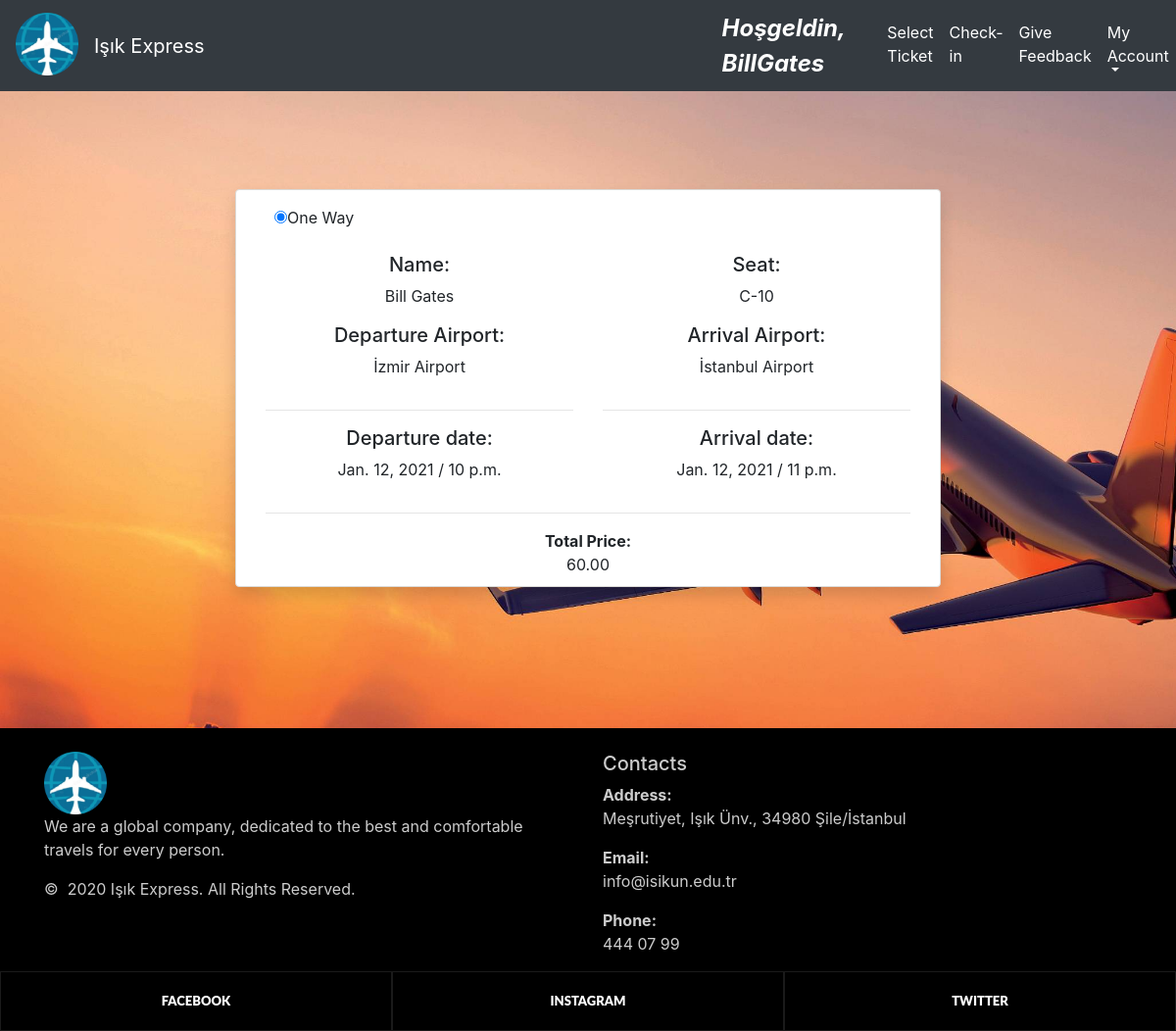
/view_ticket/1 (signed in), run on the app's committed database.
### home/models.py (models this page shows, shortened)
class Ticket(models.Model):
    trip_choice = (('o','oneway'),('r','roundtrip'),)
    trip = models.CharField(max_length=5, choices=trip_choice)
    seat = models.CharField(max_length=255,null=True)
    registereduser =models.ForeignKey(RegisteredUser,null=True,on_delete= models.CASCADE)
    ticket_class = models.CharField(max_length=255,null=True)
    flight = models.ForeignKey(Flight,null=True,on_delete=models.CASCADE)
    ticket_price = models.DecimalField(max_digits=10, decimal_places=2, null=True)
    created_at = models.CharField(max_length=255,null=True)
    is_approval = models.CharField(max_length=1, null=True)
    is_checkin = models.BooleanField(null=True, blank=True)

class Flight(models.Model):
    pnr=models.CharField(max_length=10, null=True)
    departure_time = models.DateField(auto_now_add=False, auto_now=False, null=True)
    arrival_time = models.DateField(auto_now_add=False, auto_now=False, null=True)
    departure_hour=models.TimeField(auto_now=False, auto_now_add=False, null=True)
    arrival_hour = models.TimeField(auto_now=False, auto_now_add=False, null=True)
    from_airport = models.ForeignKey(Airport, null=True,on_delete=models.SET_NULL, related_name="from_airport")
    to_airport = models.ForeignKey(Airport, null=True,on_delete=models.SET_NULL, related_name="to_airport")
    price= models.DecimalField(max_digits=10,decimal_places=2,null=True)

class Airport(models.Model):
    name=models.CharField(max_length=255,null=True)
    address=models.CharField(max_length=500,null=True)
    def __str__(self):
        return self.name

### home/views.py (the view)
# urls.py: path('view_ticket/<int:id>', views.view_ticket, name="view_ticket"),
@login_required
def view_ticket(request, id):
    ticket = Ticket.objects.get(id=id)
    ruser = request.user.registereduser
    namee= str(ruser.first_name) + " " + str(ruser.last_name)
    return render(request , 'home/view_ticket.html',{'ticket':ticket , 'namee':namee })

### home/templates/home/view_ticket.html (shortened to what this page needs)
{% extends 'home/main.html' %}
{% load static %}
{% block content %}
<head>
    <link rel="stylesheet" type="text/css" href="{% static 'css/footer.css' %}">
    <link rel="stylesheet" type="text/css" href="{% static 'css/background.css' %}">
    <link rel="stylesheet" type="text/css" href="https://cdnjs.cloudflare.com/ajax/libs/font-awesome/4.7.0/css/font-awesome.min.css">
    <link rel="stylesheet" type="text/css" href="https://stackpath.bootstrapcdn.com/bootstrap/4.1.1/css/bootstrap.min.css">
</head>
<body class="first-info" >
<div class="card shadow mb-5 bg-white rounded text-center" style=" margin-top: 100px; " >
        <div class="row mb-3 mt-3">
            {% if ticket.trip == 'o' %}
            <label class="radiobtn"><input type="radio" name="gender" checked value="male">One Way</label>
            {% else %}
            <label class="radiobtn"><input type="radio" name="gender" checked value="male">Round Trip</label>
            {% endif %}
        </div>
        <div class="row">
            <div class="col-sm-6">
                <h5>Name:</h5><p>{{ namee }} </p>
            </div>
            <div class="col-sm-6">
                <h5>Seat:</h5><p>{{ ticket.seat }} </p>
            </div>
        </div>
        <div class="row">
            <div class="col-sm-6">
                <h5>Departure Airport:</h5><p>{{ ticket.flight.from_airport }} </p>
            </div>
            <div class="col-sm-6">
                <h5>Arrival Airport:</h5><p>{{ ticket.flight.to_airport }} </p>
            </div>
        </div>
        <div class="row">
            <div class="col-sm-6"><hr><h5>Departure date:</h5><p>{{ ticket.flight.departure_time }}  /  {{ ticket.flight.departure_hour }}</p></div>
            <div class="col-sm-6"><hr><h5>Arrival date:</h5><p>{{ ticket.flight.arrival_time }}  /  {{ ticket.flight.arrival_hour }}</p></div>
        </div>
        <hr>
        <b>Total Price:</b>  {{ticket.ticket_price}}
</div>
<br><br><br><br>
</body>
{% endblock %}

### home/templates/home/navbar.html (shortened to what this page needs)
{% load static %}
{% block content %}
<head>
</head>
<body>
<nav class="navbar navbar-expand-md navbar-dark bg-dark">
    <a class="navbar-brand pb-2" href="{% url 'homepage' %}"><img src="{% static 'images/logo.png' %}" style="height: 64px; width: 64px"></a>
                <a class="navbar-brand" href="{% url 'homepage' %}">Işık Express</a>
    <a class="nav navbar-nav navbar-right " style="margin-left: 32rem !important;" ><font  size="5" color="white"><b><i>Hoşgeldin, {{user.username}}</i></b></font></a>
    <div class="collapse navbar-collapse" id="navbarNavDropdown" style="margin-left: 3% !important;">
        <ul class="navbar-nav">
            <li class="nav-item active">
                <a class="nav-link" href="{% url 'homepage' %}">Select Ticket <span class="sr-only">(current)</span></a>
            </li>
            <li class="nav-item">
                <a class="nav-link" href="{% url 'checkin' %}" style="color:white">Check-in</a>
            </li>
            <li class="nav-item">
                <a class="nav-link" href="{% url 'FeedbackPage' %}" style="color:white">Give Feedback</a>
            </li>
            <li class="nav-item dropdown">
                <a class="nav-link dropdown-toggle"  id="navbarDropdownMenuLink" data-toggle="dropdown" aria-haspopup="true" aria-expanded="false" style="color:white"> My Account </a>
            </li>
        </ul>
    </div>
</nav>
</body>
{% endblock %}

### home/static/css/background.css (style rules this page uses)
.first-info { background-image: url( '/static/images/plane1.jpg' ) ; background-size: cover; background-repeat: no-repeat; }

### home/static/css/footer.css (style rules this page uses)
ul, ol { list-style: none; padding: 0; margin: 0; }

### home/templates/home/view_ticket.html (style rules this page uses)
.card { margin: auto; border: solid 1px #dbdad7; width: 60%; padding-left: 30px !important; padding-bottom: 10px !important; padding-right: 30px !important; padding-top: 0px !important }
input { outline: 0 !important; border-width: 0 0 2px !important; border-color: #d1d1cf !important }
.radiobtn { margin-left: 3.5% }

### data on the page
Ticket: seat "C-10", flight.from_airport "İzmir Airport", flight.to_airport "İstanbul Airport", flight.departure_time "Jan. 12, 2021", flight.departure_hour "10 p.m.", flight.arrival_time "Jan. 12, 2021", flight.arrival_hour "11 p.m.", ticket_price "60.00"

### other printed values
{{ user.username }} "BillGates"
{{ namee }} "Bill Gates"
